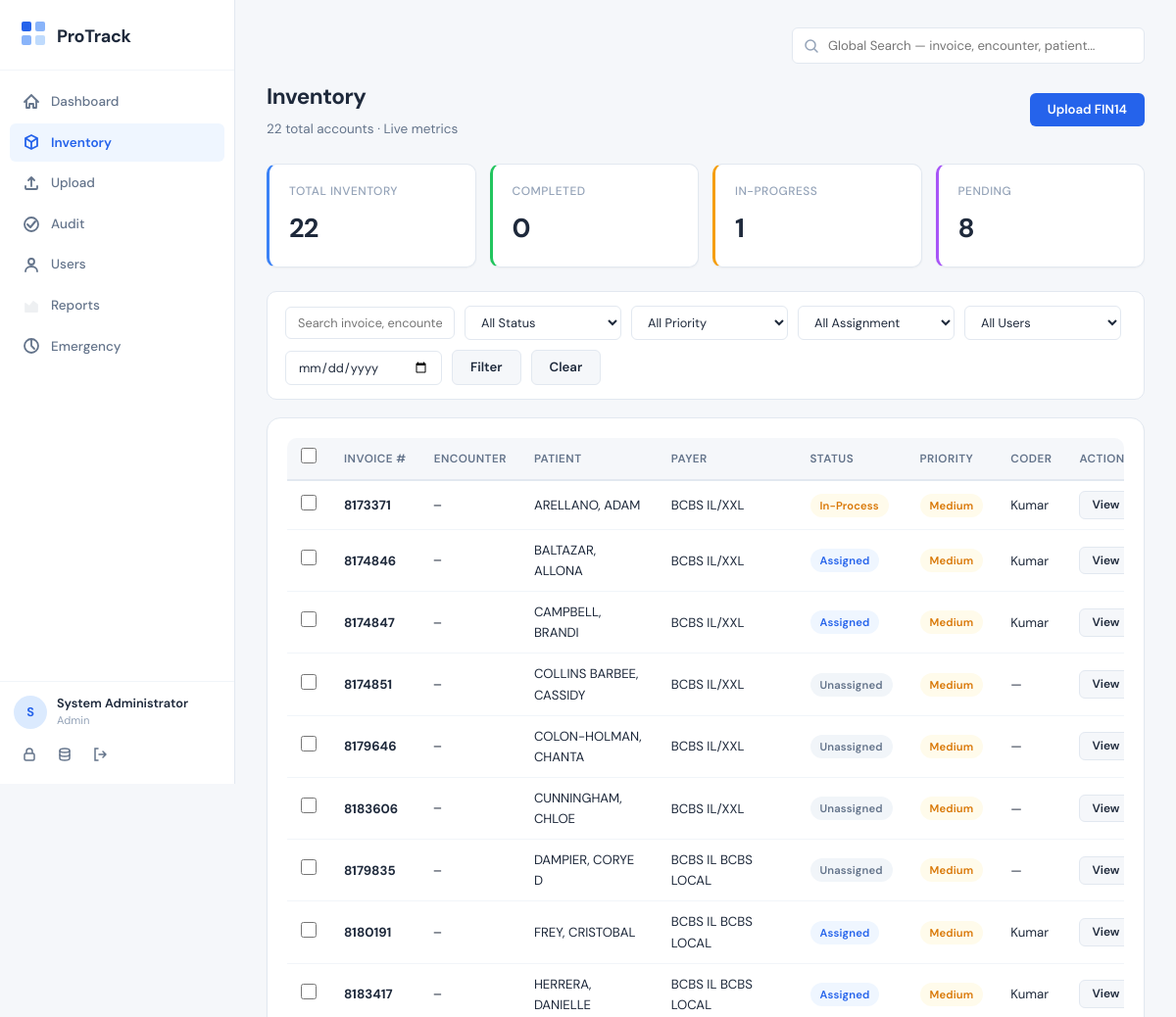
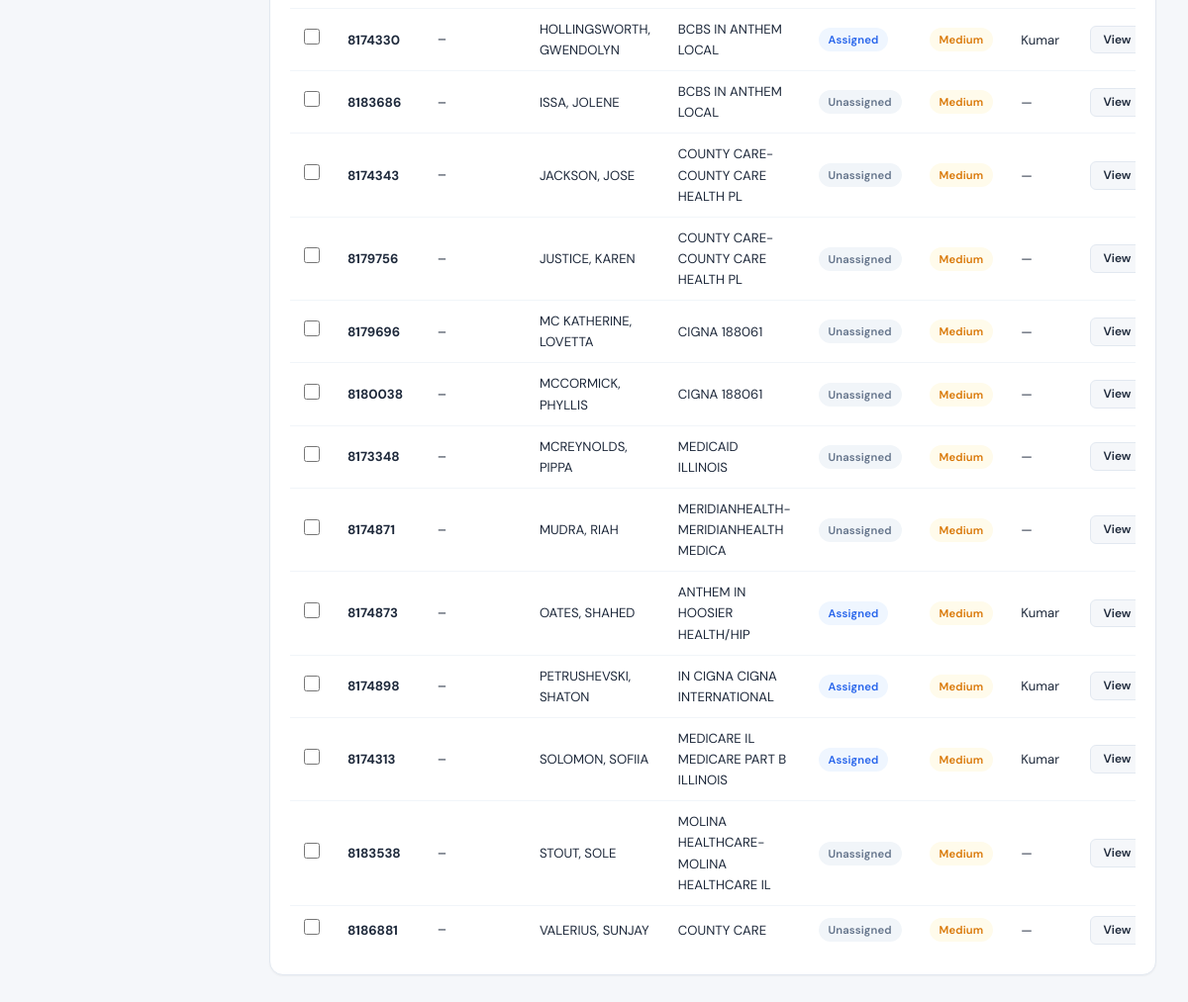
The page /inventory (signed in) on the database its author committed (2 pictures, top to bottom).
### tables this page shows
CREATE TABLE accounts (
        id INTEGER PRIMARY KEY AUTOINCREMENT,
        invoice_number TEXT UNIQUE NOT NULL,
        encounter_id TEXT,
        patient_number TEXT,
        patient_name TEXT,
        payer_name TEXT,
        location TEXT,
        provider TEXT,
        total_charge TEXT,
        withhold_code TEXT,
        date_of_service DATE,
        cpt_codes TEXT,
        icd10_codes TEXT,
        diagnosis TEXT,
        notes TEXT,
        first_upload_at TIMESTAMP,
        tat_deadline TIMESTAMP,
        upload_date DATE DEFAULT (date('now')),
        status TEXT DEFAULT 'Unassigned' CHECK(status IN (
            'Unassigned','Assigned','In-Process','Pending','Completed',
            'Assigned to Biller','Billing In Progress','Finalized',
            'Rework - Coder','Rework - Biller','Clarification Needed',
            'Audited - Passed','Audited - Failed','Cancelled'
        )),
        priority TEXT DEFAULT 'Medium' CHECK(priority IN ('Low','Medium','High')),
        assigned_coder_id INTEGER,
        assigned_biller_id INTEGER,
        coder_comments TEXT,
        biller_comments TEXT,
        auditor_id INTEGER,
        auditor_comments TEXT,
        audit_status TEXT CHECK(audit_status IN ('Passed','Failed',NULL)),
        coded_at TIMESTAMP,
        billed_at TIMESTAMP,
        finalized_at TIMESTAMP,
        audited_at TIMESTAMP,
        upload_batch_id INTEGER,
        extra_data TEXT
    );

CREATE TABLE users (
        id INTEGER PRIMARY KEY AUTOINCREMENT,
        username TEXT UNIQUE NOT NULL,
        password_hash TEXT NOT NULL,
        full_name TEXT NOT NULL,
        role TEXT NOT NULL CHECK(role IN ('SuperAdmin','Admin','User','Auditor')),
        user_type TEXT DEFAULT NULL CHECK(user_type IN ('Coder','Biller',NULL)),
        is_active INTEGER DEFAULT 1,
        created_at TIMESTAMP DEFAULT CURRENT_TIMESTAMP,
        last_login TIMESTAMP,
        created_by INTEGER
    );

### app.py (the view, shortened to what this page needs)
@app.route('/inventory')
@login_required
def inventory_list():
    db = get_db()
    role = session['role']
    uid = session['user_id']
    utype = session.get('user_type')
    status_f = request.args.get('status','')
    priority_f = request.args.get('priority','')
    assigned_f = request.args.get('assigned','')
    user_f = request.args.get('user_id','')
    date_f = request.args.get('date','')
    search_q = request.args.get('q','').strip()
    page = max(1, int(request.args.get('page', 1)))
    per_page = 50
    query = "SELECT a.*, c.full_name as coder_name, b.full_name as biller_name FROM accounts a LEFT JOIN users c ON a.assigned_coder_id=c.id LEFT JOIN users b ON a.assigned_biller_id=b.id WHERE 1=1"
    params = []
    if status_f:
        query += " AND a.status=?"
        params.append(status_f)
    if priority_f:
        query += " AND a.priority=?"
        params.append(priority_f)
    if assigned_f == 'assigned':
        query += " AND a.assigned_coder_id IS NOT NULL"
    elif assigned_f == 'not_assigned':
        query += " AND a.assigned_coder_id IS NULL AND a.status='Unassigned'"
    if user_f and role in ('SuperAdmin','Admin','Auditor'):
        query += " AND (a.assigned_coder_id=? OR a.assigned_biller_id=?)"
        params.extend([user_f, user_f])
    if date_f:
        query += " AND a.upload_date=?"
        params.append(date_f)
    if search_q:
        query += " AND (a.invoice_number LIKE ? OR a.encounter_id LIKE ? OR a.patient_name LIKE ? OR a.payer_name LIKE ?)"
        params.extend([f'%{search_q}%']*4)
    count_q = query.replace("SELECT a.*, c.full_name as coder_name, b.full_name as biller_name FROM accounts a LEFT JOIN users c ON a.assigned_coder_id=c.id LEFT JOIN users b ON a.assigned_biller_id=b.id",
                            "SELECT COUNT(*) FROM accounts a")
    total = db.execute(count_q, params).fetchone()[0]
    metrics = {
        'total': db.execute("SELECT COUNT(*) FROM accounts").fetchone()[0],
        'completed': db.execute("SELECT COUNT(*) FROM accounts WHERE status IN ('Completed','Finalized','Audited - Passed')").fetchone()[0],
        'in_progress': db.execute("SELECT COUNT(*) FROM accounts WHERE status IN ('In-Process','Billing In Progress')").fetchone()[0],
        'pending': db.execute("SELECT COUNT(*) FROM accounts WHERE status IN ('Pending','Assigned','Assigned to Biller')").fetchone()[0],
    }
    query += " ORDER BY CASE WHEN a.priority='High' THEN 0 WHEN a.priority='Medium' THEN 1 ELSE 2 END, a.upload_date DESC LIMIT ? OFFSET ?"
    params.extend([per_page, (page-1)*per_page])
    accounts = db.execute(query, params).fetchall()
    total_pages = max(1, (total + per_page - 1) // per_page)
    coders = db.execute("SELECT id, full_name FROM users WHERE user_type='Coder' AND is_active=1").fetchall()
    billers = db.execute("SELECT id, full_name FROM users WHERE user_type='Biller' AND is_active=1").fetchall()
    all_users = db.execute("SELECT id, full_name, user_type FROM users WHERE user_type IS NOT NULL AND is_active=1 ORDER BY full_name").fetchall()
    return render_template('inventory.html', accounts=accounts, coders=coders, billers=billers, all_users=all_users,
        page=page, total_pages=total_pages, total=total, metrics=metrics,
        status_filter=status_f, priority_filter=priority_f, assigned_filter=assigned_f,
        user_filter=user_f, date_filter=date_f, search_q=search_q)

### app.py (called while the page is built)
def get_db():
    if 'db' not in g:
        g.db = sqlite3.connect(DATABASE)
        g.db.row_factory = sqlite3.Row
        g.db.execute("PRAGMA journal_mode=WAL")
        g.db.execute("PRAGMA foreign_keys=ON")
    return g.db

def login_required(f):
    @wraps(f)
    def decorated(*a, **kw):
        if 'user_id' not in session:
            flash('Please log in.', 'warning')
            return redirect(url_for('login'))
        return f(*a, **kw)
    return decorated

def can_delete():
    return session.get('role') == 'SuperAdmin'

@app.context_processor
def inject_helpers():
    return {'can_delete': can_delete}

### templates/inventory.html (shortened to what this page needs)
{% extends "base.html" %}
{% block content %}
<div class="page-header">
    <div class="page-header-row">
        <div>
            <h1>Inventory</h1>
            <p>{{ total }} total accounts · Live metrics</p>
        </div>
        {% if session.get('role') in ('SuperAdmin','Admin','Auditor') %}
        <a href="{{ url_for('upload_inventory') }}" class="btn btn-primary">Upload FIN14</a>
        {% endif %}
    </div>
</div>
<div class="stat-grid">
    <div class="stat-card blue"><div class="stat-label">Total Inventory</div><div class="stat-value">{{ metrics.total }}</div></div>
    <div class="stat-card green"><div class="stat-label">Completed</div><div class="stat-value">{{ metrics.completed }}</div></div>
    <div class="stat-card amber"><div class="stat-label">In-Progress</div><div class="stat-value">{{ metrics.in_progress }}</div></div>
    <div class="stat-card purple"><div class="stat-label">Pending</div><div class="stat-value">{{ metrics.pending }}</div></div>
</div>
<form class="filter-bar" method="GET">
    <input type="text" name="q" class="form-input" placeholder="Search invoice, encounter, patient, payer..." value="{{ search_q }}">
    <select name="status" class="form-select">
        <option value="">All Status</option>
    </select>
    <select name="priority" class="form-select">
        <option value="">All Priority</option>
    </select>
    {% if session.get('role') in ('SuperAdmin','Admin','Auditor') %}
    <select name="assigned" class="form-select">
        <option value="">All Assignment</option>
    </select>
    <select name="user_id" class="form-select">
        <option value="">All Users</option>
    </select>
    {% endif %}
    <input type="date" name="date" class="form-input" value="{{ date_filter }}">
    <button type="submit" class="btn btn-secondary">Filter</button>
    <a href="{{ url_for('inventory_list') }}" class="btn btn-secondary">Clear</a>
</form>
{% if session.get('role') in ('SuperAdmin','Admin','Auditor') %}
<form id="assignForm" method="POST" action="{{ url_for('assign_accounts') }}">
{% endif %}
<div class="card">
    <div class="table-wrapper">
        <table>
            <thead>
                <tr>
                    {% if session.get('role') in ('SuperAdmin','Admin','Auditor') %}<th><input type="checkbox" id="selectAll" class="row-check"></th>{% endif %}
                    <th>Invoice #</th><th>Encounter</th><th>Patient</th><th>Payer</th><th>Status</th><th>Priority</th><th>Coder</th><th>Action</th>
                </tr>
            </thead>
            <tbody>
                {% for acc in accounts %}
                <tr>
                    {% if session.get('role') in ('SuperAdmin','Admin','Auditor') %}<td><input type="checkbox" class="row-check" value="{{ acc['id'] }}"></td>{% endif %}
                    <td><strong>{{ acc['invoice_number'] }}</strong></td>
                    <td style="font-family:var(--font-mono); font-size:0.82rem">{{ acc['encounter_id'] or '—' }}</td>
                    <td>{{ acc['patient_name'] or '—' }}</td>
                    <td>{{ acc['payer_name'] or '—' }}</td>
                    <td><span class="badge {% if 'Completed' in acc['status'] or 'Finalized' in acc['status'] or 'Passed' in acc['status'] %}badge-green{% elif 'Rework' in acc['status'] %}badge-red{% elif acc['status'] == 'Unassigned' or acc['status'] == 'Cancelled' %}badge-gray{% elif acc['status'] == 'In-Process' %}badge-amber{% elif acc['status'] == 'Pending' %}badge-purple{% else %}badge-blue{% endif %}">{{ acc['status'] }}</span></td>
                    <td>{% if acc['priority']=='High' %}<span class="badge badge-red">High</span>{% elif acc['priority']=='Medium' %}<span class="badge badge-amber">Medium</span>{% else %}<span class="badge badge-gray">Low</span>{% endif %}</td>
                    <td>{{ acc['coder_name'] or '—' }}</td>
                    <td>
                        <a href="{{ url_for('account_detail', account_id=acc['id']) }}" class="btn btn-sm btn-secondary">View</a>
                    </td>
                </tr>
                {% endfor %}
            </tbody>
        </table>
    </div>
</div>
{% if session.get('role') in ('SuperAdmin','Admin','Auditor') %}
</form>
{% endif %}
{% endblock %}

### templates/base.html (shortened to what this page needs)
<!DOCTYPE html>
<html lang="en">
<head>
    <link rel="stylesheet" href="{{ url_for('static', filename='css/style.css') }}">
</head>
<body>
    {% if session.get('user_id') %}
    <nav class="sidebar" id="sidebar">
        <div class="sidebar-brand">
            <div class="brand-icon">
            </div>
            <span class="brand-text">ProTrack</span>
        </div>
        <div class="sidebar-nav">
            <a href="{{ url_for('dashboard') }}" class="nav-item {% if request.endpoint == 'dashboard' %}active{% endif %}">
                <svg width="20" height="20" viewBox="0 0 20 20" fill="none"><path d="M3 10L10 3L17 10" stroke="currentColor" stroke-width="1.8" stroke-linecap="round"/><path d="M5 9V16H8V12H12V16H15V9" stroke="currentColor" stroke-width="1.8" stroke-linecap="round" stroke-linejoin="round"/></svg>
                <span>Dashboard</span>
            </a>
            <a href="{{ url_for('inventory_list') }}" class="nav-item {% if request.endpoint == 'inventory_list' %}active{% endif %}">
                <svg width="20" height="20" viewBox="0 0 20 20" fill="none"><path d="M4 6L10 3L16 6V14L10 17L4 14V6Z" stroke="currentColor" stroke-width="1.8" stroke-linejoin="round"/><path d="M10 10V17" stroke="currentColor" stroke-width="1.8"/><path d="M4 6L10 10L16 6" stroke="currentColor" stroke-width="1.8"/></svg>
                <span>Inventory</span>
            </a>
            {% if session.get('role') in ('SuperAdmin','Admin','Auditor') %}
            <a href="{{ url_for('upload_inventory') }}" class="nav-item {% if request.endpoint == 'upload_inventory' %}active{% endif %}">
                <span>Upload</span>
            </a>
            <a href="{{ url_for('audit_list') }}" class="nav-item {% if request.endpoint == 'audit_list' %}active{% endif %}">
                <svg width="20" height="20" viewBox="0 0 20 20" fill="none"><path d="M6 10L9 13L14 7" stroke="currentColor" stroke-width="2" stroke-linecap="round" stroke-linejoin="round"/><circle cx="10" cy="10" r="7" stroke="currentColor" stroke-width="1.8"/></svg>
                <span>Audit</span>
            </a>
            <a href="{{ url_for('users_list') }}" class="nav-item {% if request.endpoint in ('users_list','add_user','edit_user') %}active{% endif %}">
                <svg width="20" height="20" viewBox="0 0 20 20" fill="none"><circle cx="10" cy="7" r="3" stroke="currentColor" stroke-width="1.8"/><path d="M4 17C4 14 6.5 12 10 12C13.5 12 16 14 16 17" stroke="currentColor" stroke-width="1.8" stroke-linecap="round"/></svg>
                <span>Users</span>
            </a>
            <a href="{{ url_for('reports') }}" class="nav-item {% if request.endpoint == 'reports' %}active{% endif %}">
                <svg width="20" height="20" viewBox="0 0 20 20" fill="none"><path d="M4 16V8L8 11L12 6L16 9V16H4Z" stroke="currentColor" stroke-width="1.8" fill="currentColor" opacity="0.1" stroke-linejoin="round"/></svg>
                <span>Reports</span>
            </a>
            <a href="{{ url_for('emergency_reassign') }}" class="nav-item {% if request.endpoint == 'emergency_reassign' %}active{% endif %}">
                <svg width="20" height="20" viewBox="0 0 20 20" fill="none"><path d="M10 4V10L13 13" stroke="currentColor" stroke-width="1.8" stroke-linecap="round"/><circle cx="10" cy="10" r="7" stroke="currentColor" stroke-width="1.8"/></svg>
                <span>Emergency</span>
            </a>
            {% endif %}
        </div>
        <div class="sidebar-footer">
            <div class="user-badge">
                <div class="user-avatar">{{ session.get('full_name', 'U')[0] }}</div>
                <div class="user-info">
                    <span class="user-name">{{ session.get('full_name', 'User') }}</span>
                    <span class="user-role">{{ session.get('role') }}{% if session.get('user_type') %} · {{ session.get('user_type') }}{% endif %}</span>
                </div>
            </div>
            <div class="sidebar-actions">
                <a href="{{ url_for('change_password') }}" class="btn-icon" title="Change Password">
                    <svg width="16" height="16" viewBox="0 0 16 16" fill="none"><rect x="3" y="7" width="10" height="7" rx="1.5" stroke="currentColor" stroke-width="1.5"/><path d="M5 7V5C5 3.34 6.34 2 8 2C9.66 2 11 3.34 11 5V7" stroke="currentColor" stroke-width="1.5"/></svg>
                </a>
                {% if session.get('role') in ('SuperAdmin','Admin','Auditor') %}
                <a href="{{ url_for('backup_database') }}" class="btn-icon" title="Backup Database">
                </a>
                {% endif %}
                <a href="{{ url_for('logout') }}" class="btn-icon btn-logout" title="Logout">
                    <svg width="16" height="16" viewBox="0 0 16 16" fill="none"><path d="M6 2H3V14H6" stroke="currentColor" stroke-width="1.5" stroke-linecap="round"/><path d="M7 8H14M14 8L11 5M14 8L11 11" stroke="currentColor" stroke-width="1.5" stroke-linecap="round" stroke-linejoin="round"/></svg>
                </a>
            </div>
        </div>
    </nav>
    {% endif %}
    <main class="{% if session.get('user_id') %}main-content{% else %}main-full{% endif %}">
        {% if session.get('user_id') %}
        <div class="topbar">
            <form action="{{ url_for('global_search') }}" method="GET" class="topbar-search">
                <input type="text" name="q" placeholder="Global Search — invoice, encounter, patient..." value="{{ request.args.get('q','') if request.endpoint == 'global_search' else '' }}">
            </form>
        </div>
        {% endif %}
        {% block content %}{% endblock %}
    </main>
</body>
</html>

### rows shown on the page
accounts: invoice_number "8173371", encounter "—", patient_name "ARELLANO, ADAM", payer_name "BCBS IL/XXL", status "In-Process", priority "Medium", full_name "Kumar"
accounts: invoice_number "8174846", encounter "—", patient_name "BALTAZAR, ALLONA", payer_name "BCBS IL/XXL", status "Assigned", priority "Medium", full_name "Kumar"
accounts: invoice_number "8174847", encounter "—", patient_name "CAMPBELL, BRANDI", payer_name "BCBS IL/XXL", status "Assigned", priority "Medium", full_name "Kumar"
accounts: invoice_number "8174851", encounter "—", patient_name "COLLINS BARBEE, CASSIDY", payer_name "BCBS IL/XXL", status "Unassigned", priority "Medium", acc "—"
accounts: invoice_number "8179646", encounter "—", patient_name "COLON-HOLMAN, CHANTA", payer_name "BCBS IL/XXL", status "Unassigned", priority "Medium", acc "—"
accounts: invoice_number "8183606", encounter "—", patient_name "CUNNINGHAM, CHLOE", payer_name "BCBS IL/XXL", status "Unassigned", priority "Medium", acc "—"
accounts: invoice_number "8179835", encounter "—", patient_name "DAMPIER, CORYE D", payer_name "BCBS IL BCBS LOCAL", status "Unassigned", priority "Medium", acc "—"
accounts: invoice_number "8180191", encounter "—", patient_name "FREY, CRISTOBAL", payer_name "BCBS IL BCBS LOCAL", status "Assigned", priority "Medium", full_name "Kumar"
accounts: invoice_number "8183417", encounter "—", patient_name "HERRERA, DANIELLE", payer_name "BCBS IL BCBS LOCAL", status "Assigned", priority "Medium", full_name "Kumar"
accounts: invoice_number "8174330", encounter "—", patient_name "HOLLINGSWORTH, GWENDOLYN", payer_name "BCBS IN ANTHEM LOCAL", status "Assigned", priority "Medium", full_name "Kumar"
accounts: invoice_number "8183686", encounter "—", patient_name "ISSA, JOLENE", payer_name "BCBS IN ANTHEM LOCAL", status "Unassigned", priority "Medium", acc "—"
accounts: invoice_number "8174343", encounter "—", patient_name "JACKSON, JOSE", payer_name "COUNTY CARE-COUNTY CARE HEALTH PL", status "Unassigned", priority "Medium", acc "—"
accounts: invoice_number "8179756", encounter "—", patient_name "JUSTICE, KAREN", payer_name "COUNTY CARE-COUNTY CARE HEALTH PL", status "Unassigned", priority "Medium", acc "—"
accounts: invoice_number "8179696", encounter "—", patient_name "MC KATHERINE, LOVETTA", payer_name "CIGNA 188061", status "Unassigned", priority "Medium", acc "—"
accounts: invoice_number "8180038", encounter "—", patient_name "MCCORMICK, PHYLLIS", payer_name "CIGNA 188061", status "Unassigned", priority "Medium", acc "—"
accounts: invoice_number "8173348", encounter "—", patient_name "MCREYNOLDS, PIPPA", payer_name "MEDICAID ILLINOIS", status "Unassigned", priority "Medium", acc "—"
accounts: invoice_number "8174871", encounter "—", patient_name "MUDRA, RIAH", payer_name "MERIDIANHEALTH-MERIDIANHEALTH MEDICA", status "Unassigned", priority "Medium", acc "—"
accounts: invoice_number "8174873", encounter "—", patient_name "OATES, SHAHED", payer_name "ANTHEM IN HOOSIER HEALTH/HIP", status "Assigned", priority "Medium", full_name "Kumar"
accounts: invoice_number "8174898", encounter "—", patient_name "PETRUSHEVSKI, SHATON", payer_name "IN CIGNA CIGNA INTERNATIONAL", status "Assigned", priority "Medium", full_name "Kumar"
accounts: invoice_number "8174313", encounter "—", patient_name "SOLOMON, SOFIIA", payer_name "MEDICARE IL MEDICARE PART B ILLINOIS", status "Assigned", priority "Medium", full_name "Kumar"
accounts: invoice_number "8183538", encounter "—", patient_name "STOUT, SOLE", payer_name "MOLINA HEALTHCARE-MOLINA HEALTHCARE IL", status "Unassigned", priority "Medium", acc "—"
accounts: invoice_number "8186881", encounter "—", patient_name "VALERIUS, SUNJAY", payer_name "COUNTY CARE", status "Unassigned", priority "Medium", acc "—"

### other values the page prints
{{ session.get('full_name', 'U')[0] }} "S"
{{ session.get('full_name', 'User') }} "System Administrator"
{{ session.get('role') }} "Admin"
{{ total }} "22"
{{ metrics.total }} "22"
{{ metrics.completed }} "0"
{{ metrics.in_progress }} "1"
{{ metrics.pending }} "8"
